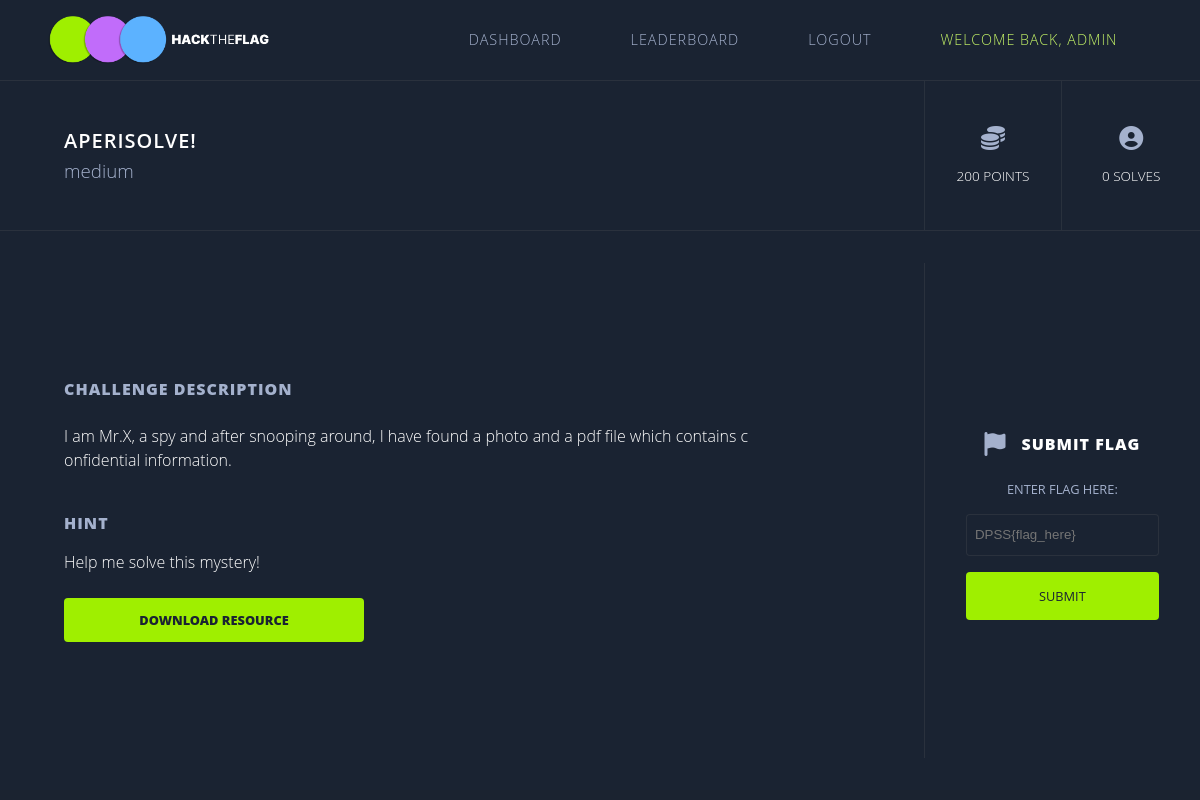
/aperisolve/ (signed in), run on the app's committed database.
### accounts/models.py (models this page shows)
class Player(AbstractUser):
    first_name = models.CharField(max_length=30, blank=False)
    last_name = models.CharField(max_length=30, blank=False)
    username = models.CharField(_('username'), max_length=30, unique=True, null=True)
    email = models.CharField(_('email'), max_length=100, unique=True, null=True)
    score = models.IntegerField(default=0)
    USERNAME_FIELD = 'username'
    REQUIRED_FIELDS = ('first_name', 'last_name','email')
    objects = PlayerManager()
    def __str__(self):
        return self.username

### Main/models.py (models this page shows, shortened)
class Challenges(models.Model):
    title = models.CharField(max_length=255)
    category = models.CharField(max_length=255)
    difficulty = models.CharField(max_length=255)
    points = models.IntegerField()
    description = models.TextField(max_length=1000, default='')
    hint = models.CharField(max_length=255, default='')
    flag = models.CharField(max_length=255, default='DPSS{EMPTY}')
    link = models.CharField(max_length=255, default='dashboard')
    solve_status = models.BooleanField(default=False)
    players_solved = models.ManyToManyField(Player, blank=True, related_name='challenges_solved')

### Main/views.py (the view, shortened to what this page needs)
# urls.py: path('aperisolve/', views.aperisolve, name='aperisolve'),
def aperisolve(request):
    user = request.user
    if request.method == "GET":
        if not request.user.is_authenticated:
            return redirect('login')
        context = {"challenge": Challenges.objects.get(title="Aperisolve!")}
        return render(request, 'main/challenges/aperisolve.html', context)
    elif request.method == "POST":
        data = request.body

### Main/templates/main/challenges/aperisolve.html (shortened to what this page needs)
{% extends "main/layout_challenge.html" %}
{% load static %}
{% block download %}
<div class="container-download">
    <form>
      <a download href="{% static 'assets/red-lab.png' %}">Download REsource</a>
    </form>
  </div>
{%endblock download %}

### Main/templates/main/layout_challenge.html (shortened to what this page needs)
{% load static %}
<!doctype html>
<html lang="en">
<head>
    <link rel="stylesheet" href="{% static 'scss/main.css' %}" />
</head>
<body class="challenge">
  <div class="challenge-nav nav">
    <img src="{% static 'img/logov.png' %}" />
    <ul>
        <li><a href="/dashboard">Dashboard</a></li>
        <li><a href="/leaderboard">Leaderboard</a></li>
        <li><a href="/logout">Logout</a></li>
        <li>Welcome back, {{user}}</li>
    </ul>
  </div>
  <div class="challenge__header">
    <div class="challenge__title-div">
      <h1>{{challenge.title}}</h1>
      <h3>{{challenge.difficulty}}</h3>
    </div>
    <div class="challenge__stats">
      <div class="challenge__stats-group">
        <i class="fa-solid fa-coins" style="color: #a4b1cd;"></i>
        <h2>{{challenge.points}} points</h2>
      </div>
      <div style="border-right: none" class="challenge__stats-group">
        <i class="fa-solid fa-circle-user" style="color: #a4b1cd;"></i>
        <h2>{{challenge.players_solved.all.count}} solves</h2>
      </div>
    </div>
  </div>
  <div class="challenge__content">
    <div class="challenge__title">
      <h1>Challenge Description</h1>
      <p>{{challenge.description|linebreaks}}</p>
      <h1 style="margin-top: 2rem; margin-bottom: 0;">Hint</h1>
      <p>{{challenge.hint|linebreaks}}</p>
      {% block download %}  {% endblock download %}
    </div>
    <div class="challenge__form">
      <div class="challenge__submit-title">
        <i class="fa-solid fa-flag" style="color: #a4b1cd;"></i>
        <h1>Submit Flag</h1>
      </div>
      <form id="key-form" class="challenge__flag">
          <label for="key">enter flag here:</label>
          <input type="text" name="key" id="key" placeholder="DPSS{flag_here}" />
          <button type="submit">subMit</button>
      </form>
    </div>
  </div>
</body>
</html>

### Main/static/scss/main.css (style rules this page uses)
body { background-color: #1b2330; }
.nav { display: flex; padding: 1rem 3rem; justify-content: space-between; position: sticky; top: 0; background-color: #1a2332; border-bottom: 1px solid rgba(106, 106, 106, 0.2); }
.nav * { background-color: #1a2332; }
.nav img { width: 20%; }
.nav ul { display: flex; width: 40%; justify-content: space-around; align-items: center; text-decoration: none; list-style: none; font-family: "Open Sans", sans-serif; }
.nav ul li { color: #c5f467; text-transform: uppercase; font-size: 0.9em; font-weight: 100; letter-spacing: 1px; }
.nav ul li a { color: #a4b1cd; text-decoration: none; }
.challenge-nav ul { width: 65%; }
.challenge * { background-color: #1a2332; }
.challenge__header { font-family: "Open Sans", sans-serif; height: 150px; width: 100%; display: flex; justify-content: space-between; align-items: center; padding-left: 4rem; border-bottom: 1px solid rgba(106, 106, 106, 0.2); }
.challenge__title-div { width: 100%; height: 100%; border-right: 1px solid rgba(106, 106, 106, 0.2); justify-content: center; display: flex; flex-direction: column; }
.challenge__title-div h1 { font-size: 20px; font-family: "Open Sans", sans-serif; color: #ffffff; text-transform: uppercase; font-weight: 600; letter-spacing: 1px; }
.challenge__title-div h3 { margin-top: 0.25rem; color: #a4b1cd; font-weight: 100; text-transform: lowercase; }
.challenge__stats { width: 32%; display: flex; height: 100%; }
.challenge__stats-group { width: 50%; border-right: 1px solid rgba(106, 106, 106, 0.2); display: flex; flex-direction: column; height: 100%; justify-content: center; align-items: center; }
.challenge__stats-group i { font-size: 24px; margin-bottom: 1rem; }
.challenge__stats-group h2 { font-family: "Open Sans", sans-serif; font-weight: 100; color: #ffffff; font-size: 0.85em; text-transform: uppercase; }
.challenge__content { font-family: "Open Sans", sans-serif; width: 100%; display: flex; justify-content: space-between; padding-left: 4rem; min-height: calc(100vh - 241px); padding-top: 2rem; padding-bottom: 2rem; }
.challenge__title { width: 100%; border-right: 1px solid rgba(106, 106, 106, 0.2); justify-content: center; display: flex; flex-direction: column; }
.challenge__title h1 { font-size: 16px; text-transform: uppercase; letter-spacing: 1px; font-weight: 900; color: #a4b1cd; margin-bottom: 0.5rem; }
.challenge__title p { padding-right: 20%; color: #ffffff; font-weight: 100; word-break: break-all; margin-top: 0.5rem; line-height: 24px; }
.challenge__title .container-download { height: 44px; width: 300px; font-family: "Open Sans", sans-serif; font-size: 0.8em; padding: 0 24px; text-transform: uppercase; border-radius: 4px; outline: none; transition: all ease-in-out 0.5s; background-color: #9fef00; margin-top: 1rem; }
.challenge__title .container-download * { background-color: #9fef00; transition: all ease-in-out 0.5s; }
.challenge__title .container-download form { height: 100%; display: flex; align-items: center; justify-content: center; }
.challenge__title .container-download form a { font-family: "Open Sans", sans-serif; color: #1a2332; text-decoration: none; font-weight: 800; }
.challenge__form { width: 32%; display: flex; flex-direction: column; align-items: center; justify-content: center; }
.challenge__submit-title { display: flex; width: 100%; justify-content: center; margin-top: 2rem; align-items: center; }
.challenge__submit-title i { font-size: 24px; }
.challenge__submit-title h1 { font-size: 16px; font-family: "Open Sans", sans-serif; font-weight: 800; text-transform: uppercase; letter-spacing: 1px; margin-left: 1rem; color: #ffffff; }
.challenge__flag { display: flex; width: 100%; flex-direction: column; margin-top: 1.5rem; align-items: center; justify-content: center; }
.challenge__flag label { color: #a4b1cd; text-transform: uppercase; font-size: 0.8em; }
.challenge__flag input { margin-top: 1rem; width: 70%; line-height: 40px; padding-left: 8px; outline: none; border: 1px solid rgba(106, 106, 106, 0.2); border-radius: 4px; color: #ffffff; }
.challenge__flag button { width: 70%; margin-top: 1rem; height: 48px; text-align: center; background-color: #9fef00; color: #1a2332; font-family: "Open Sans", sans-serif; font-weight: 400; border-radius: 4px; font-size: 0.8em; text-transform: uppercase; border: none; outline: none; transition: all ease-in-out 0.3s; }
* { margin: 0; padding: 0; box-sizing: border-box; }

### data on the page
Player: username "ADMIN"
Challenges: title "APERISOLVE!", difficulty "medium", points "200", players_solved.all.count "0", description "I am Mr.X, a spy and after snooping around, I have found a photo and a pdf file which contains confidential information.", hint "Help me solve this mystery!"
